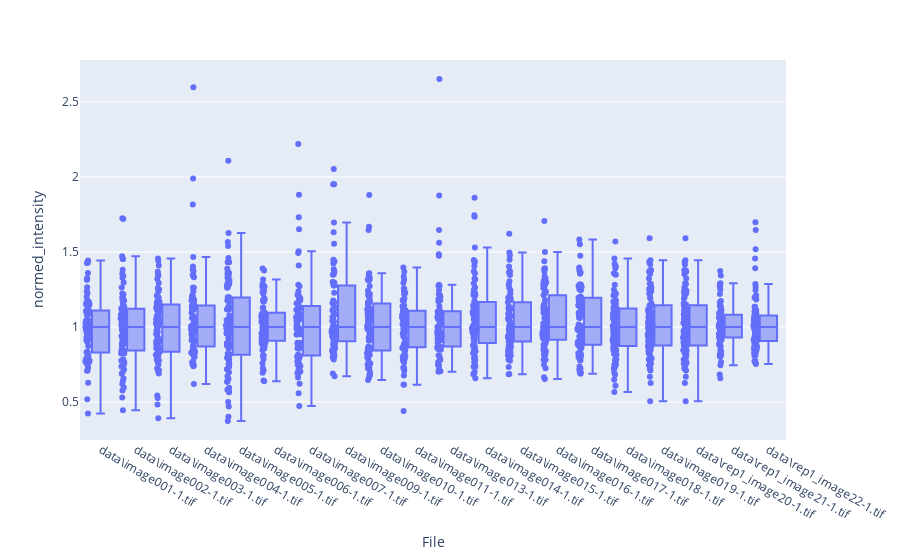

Here is the notebook cell this chart was saved with:
### Code cell
px.box(df, x='File', y='normed_intensity', points='all')

### Figure 1 — Plotly figure (JSON) as saved in the notebook; plotly's stock layout.template omitted (floating-point values rounded to 4 significant figures; data arrays with more than 128 entries replaced by an {"elided": "..."} marker saying what was removed)
{"data": [{"alignmentgroup": "True", "boxpoints": "all", "hovertemplate": "File=%{x}<br>normed_intensity=%{y}<extra></extra>", "legendgroup": "", "marker": {"color": "#636efa"}, "name": "", "notched": false, "offsetgroup": "", "orientation": "v", "showlegend": false, "type": "box", "x": {"elided": "1676 str values"}, "x0": " ", "xaxis": "x", "y": {"elided": "1676 float values"}, "y0": " ", "yaxis": "y"}], "layout": {"boxmode": "group", "legend": {"tracegroupgap": 0}, "margin": {"t": 60}, "xaxis": {"anchor": "y", "domain": [0, 1], "title": {"text": "File"}}, "yaxis": {"anchor": "x", "domain": [0, 1], "title": {"text": "normed_intensity"}}}}
